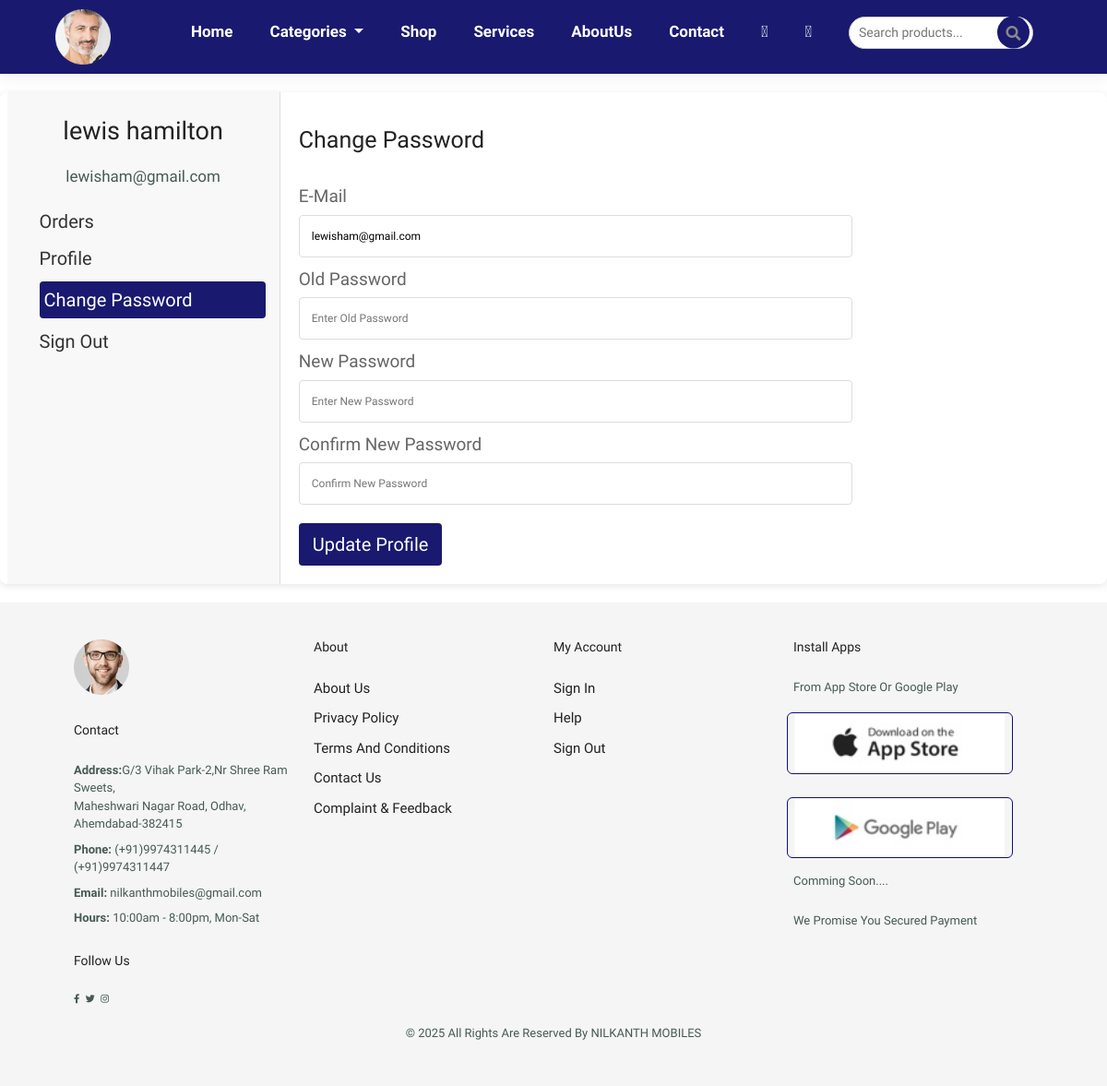
Screenshot of /project/customer/pages/changepassword.php (signed in) with the database file from the repository.
### tables this page shows
CREATE TABLE `customer` (
  `CUSTOMER_ID` int(11) NOT NULL,
  `CUSTOMER_NAME` varchar(250) NOT NULL,
  `EMAIL` varchar(100) NOT NULL,
  `PHONE` varchar(10) NOT NULL,
  `ADDRESS` varchar(250) NOT NULL,
  `PASSWORD` varchar(255) NOT NULL,
  `STATUS` enum('active','inactive') NOT NULL DEFAULT 'active',
  `usertype` enum('customer') NOT NULL DEFAULT 'customer',
  `REGISTER_DATE` date NOT NULL DEFAULT curdate()
);

### project/customer/pages/changepassword.php (the view, shortened to what this page needs)
<?php
$conn = new mysqli('localhost', 'root', '', 'project');
$currentUserId = $_SESSION['CUSTOMER_ID'];
$sql = "SELECT CUSTOMER_NAME, EMAIL, PASSWORD FROM CUSTOMER WHERE CUSTOMER_ID = ?";
$stmt = $conn->prepare($sql);
$stmt->bind_param("i", $currentUserId);
$stmt->execute();
$result = $stmt->get_result();
$user = $result->fetch_assoc();
$email = $user['EMAIL'];
?>
<!DOCTYPE html>
<html lang="en">
<head>
    <link rel="stylesheet" href="https://pro.fontawesome.com/releases/v5.10.0/css/all.css" />
    <link rel="stylesheet" href="https://cdn.jsdelivr.net/npm/bootstrap@5.3.3/dist/css/bootstrap.min.css" />
    <link rel="stylesheet" href="/project/customer/style/style.css" />
</head>
<body>
<?php require_once "../header.php" ?>
<div class="container">
    <?php include "../sidebar.php" ?>
    <main class="main-content">
        <h1>Change Password</h1>
        <form class="profile-form" method="POST" action="">
            <div class="form-row">
                <div class="form-group">
                    <label for="email">E-Mail</label>
                    <input type="email" id="email" name="email" value="<?= htmlspecialchars($email) ?>" placeholder="Enter E-Mail" required>
                </div>
            </div>
            <div class="form-row">
                <div class="form-group">
                    <label for="old_password">Old Password</label>
                    <input type="password" id="old_password" name="old_password" placeholder="Enter Old Password" required>
                </div>
            </div>
            <div class="form-row">
                <div class="form-group">
                    <label for="new_password">New Password</label>
                    <input type="password" id="new_password" name="new_password" placeholder="Enter New Password" required>
                </div>
            </div>
            <div class="form-row">
                <div class="form-group">
                    <label for="confirm_password">Confirm New Password</label>
                    <input type="password" id="confirm_password" name="confirm_password" placeholder="Confirm New Password" required>
                </div>
            </div>
            <button type="submit" class="update-button">Update Profile</button>
        </form>
    </main>
</div>
<?php require_once "../footer.php" ?>
</body>
</html>

### project/customer/sidebar.php (shortened to what this page needs)
<!DOCTYPE html>
<html lang="en">
  <head>
    <link
      rel="stylesheet"
      href="https://pro.fontawesome.com/releases/v5.10.0/css/all.css"
    />
    <link
      href="https://cdn.jsdelivr.net/npm/bootstrap@5.3.0-alpha3/dist/css/bootstrap.min.css"
      rel="stylesheet"
    />
    <link rel="stylesheet" href="/project/customer/style/style.css" />
    <link
      rel="stylesheet"
      href="https://pro.fontawesome.com/releases/v5.10.0/css/all.css"
    />
    <link
      href="https://cdn.jsdelivr.net/npm/bootstrap@5.3.3/dist/css/bootstrap.min.css"
      rel="stylesheet"
    />
  </head>
  <body>
    <?php
    $conn = new mysqli('localhost', 'root', '', 'project');
    $currentUserId = $_SESSION['CUSTOMER_ID'];
    $sql = "SELECT CUSTOMER_NAME, EMAIL FROM CUSTOMER WHERE CUSTOMER_ID = ?";
    $stmt = $conn->prepare($sql);
    $stmt->bind_param("i", $currentUserId);
    $stmt->execute();
    $result = $stmt->get_result();
    $user = $result->fetch_assoc();
    ?>
    <aside class="sidebar">
      <div class="profile-info">
        <h2><?php echo htmlspecialchars($user['CUSTOMER_NAME']); ?></h2>
        <p><?php echo htmlspecialchars($user['EMAIL']); ?></p>
      </div>
      <ul class="menu">
        <li><a href="/project/customer/pages/orders.php" class="sidebar-link">Orders</a></li>
        <li><a href="/project/customer/pages/profile.php" class="sidebar-link">Profile</a></li>
        <li><a href="/project/customer/pages/changepassword.php" class="sidebar-link">Change Password</a></li>
        <li><a href="/Project/customer/logout.php" class="sidebar-link">Sign Out</a></li>
      </ul>
    </aside>
  </body>
</html>

### project/customer/style/style.css (style rules this page uses)
* { margin: 0; padding: 0; box-sizing: border-box; font-family: "Spartan", sans-serif; }
html { font-size: 62.5%; overflow-x: hidden; scroll-behavior: smooth; scroll-padding-top: 6rem; }
body { background-color: #fff; }
h1 { font-size: 50px; line-height: 64px; color: #222; }
h2 { font-size: 46px; line-height: 54px; color: #222; }
p { font-size: 16px; color: #465b52; margin: 15px 0 20px 0; }
body { width: 100%; }
:root { --primary: midnightblue; --accent: #ffd700; --transition: all 0.4s cubic-bezier(0.23, 1, 0.32, 1); --section-bg: linear-gradient(135deg, #f8f9fa 0%, #e9ecef 100%); }
.container { display: flex; max-width: 1200px; margin: 2rem auto; background: #fff; box-shadow: 0 2px 8px rgba(0, 0, 0, 0.1); border-radius: 8px; overflow: hidden; }
.sidebar { width: 25%; background: #f8f8f8; padding: 1.5rem; border-right: 1px solid #ddd; }
.profile-info { text-align: center; margin-bottom: 2rem; }
.profile-info h2 { font-size: 1.2rem; margin-bottom: 0.5rem; }
.menu { list-style: none; }
.menu li { margin: 1rem 0; }
.menu li a { text-decoration: none; color: #333; font-size: 1rem; display: flex; justify-content: space-between; align-items: center; }
.menu li a:hover, .menu li.active a { color: #fff; background: #673ab7; padding: 0.5rem; border-radius: 4px; }
.main-content { flex: 1; padding: 2rem; }
.main-content h1 { margin-bottom: 1.5rem; font-size: 1.5rem; }
.profile-form { max-width: 600px; }
.form-row { display: flex; gap: 1rem; margin-bottom: 1rem; }
.form-group { flex: 1; }
.form-group label { display: block; font-size: 0.9rem; margin-bottom: 0.5rem; color: #666; }
.form-group input { width: 100%; padding: 0.5rem; border: 1px solid #ddd; border-radius: 4px; }
.update-button { background: #673ab7; color: #fff; padding: 0.8rem 1.5rem; border: none; border-radius: 4px; cursor: pointer; margin-top: 1rem; }

### project/customer/pages/changepassword.php (style rules this page uses)
.container { display: flex; max-width: 1200px; margin: 2rem auto; background: #fff; box-shadow: 0 2px 8px rgba(0, 0, 0, 0.1); border-radius: 8px; overflow: hidden; }
.sidebar { width: 25%; background: #f8f8f8; padding: 1.5rem; border-right: 1px solid #ddd; }
.profile-info { text-align: center; margin-bottom: 2rem; }
.sidebar .profile-info h2 { font-size: 2.7rem; margin-bottom: -0.5rem; }
.sidebar .profile-info p { font-size: 17px; }
.menu { list-style: none; }
.menu li { margin: 1rem 0; }
.sidebar .menu li a { text-decoration: none; color: #333; font-size: 2rem; display: flex; justify-content: space-between; align-items: center; }
.sidebar .menu li a:hover, .menu li.active a { color: #fff; background-color: midnightblue; padding: 0.5rem; border-radius: 4px; }
.sidebar .menu li.active a { background-color: midnightblue; }
.main-content { flex: 1; padding: 2rem; }
.container .main-content h1 { margin-bottom: 1.5rem; font-size: 2.5rem; }
.profile-form { max-width: 600px; }
.form-row { display: flex; gap: 1rem; margin-bottom: 1rem; }
.form-group { flex: 1; }
.profile-form .form-group label { display: block; font-size: 1.9rem; margin-bottom: 0.5rem; color: #666; }
.profile-form .form-group input { width: 100%; padding: 1.3rem; border: 1px solid #ddd; border-radius: 4px; font-size: 15px; }
.profile-form .update-button { background: midnightblue; color: #fff; padding: 0.8rem 1.5rem; border: none; border-radius: 4px; cursor: pointer; margin-top: 1rem; font-size: 20px; }

### rows the page displays
customer: CUSTOMER_NAME "lewis hamilton", EMAIL "lewisham@gmail.com", email "lewisham@gmail.com"
